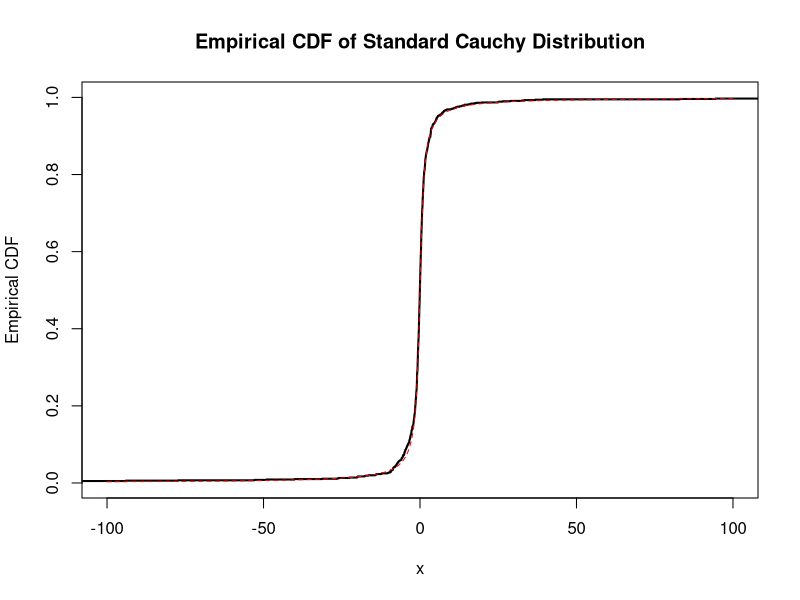
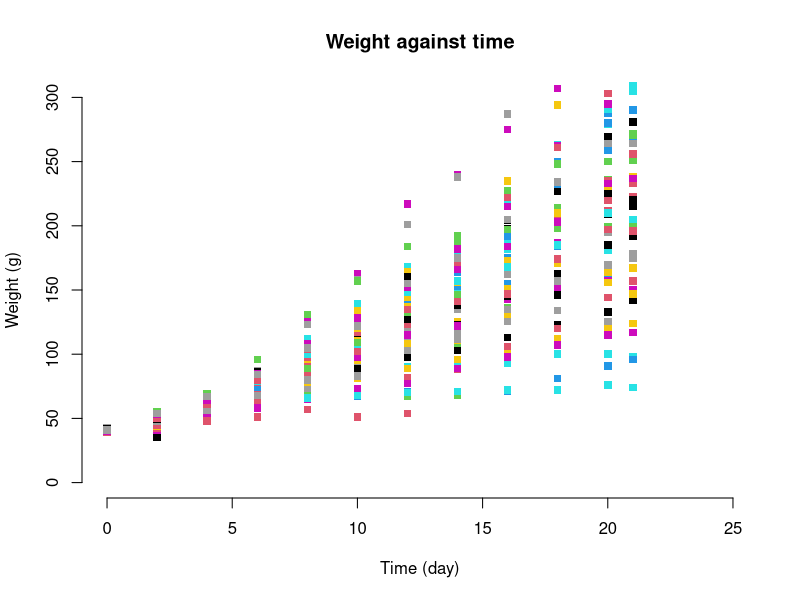

These charts were generated, in order, by the following R code:
## ---- chunk 1
knitr::opts_chunk$set(
  collapse = TRUE,
  comment = "#>"
)
include_solutions <- TRUE
## ---- chunk 2
library(rmarkdown)
library(knitr)
library(kableExtra)
library(magrittr)
# Put any library imports and other preamble here.
## ---- chunk 3

### Question 1a

generate_cauchy_samples <- function(n) {
  # Generate 'n' uniform random numbers between 0 and 1
  u <- runif(n)
  
  # Apply the inverse CDF formula to get Cauchy samples
  samples <- tan(pi * (u - 0.5))  
  return(samples)
}

num_samples = 1000

# Generate samples from the standard Cauchy distribution
cauchy_samples <- generate_cauchy_samples(num_samples)

## ---- chunk 4

### Question 1b

# Sort the samples in ascending order
sorted_samples <- sort(cauchy_samples)

# Calculate the cumulative probabilities for each sample
cumulative_probs <- (1:num_samples) / num_samples

x_values <- seq(-100, 100,  length.out = 1000)
cdf_values <- pcauchy(x_values)

# Plot the empirical CDF
plot(sorted_samples, 
     cumulative_probs, 
     type = "s", 
     xlab = "x", 
     ylab = "Empirical CDF", 
     main = "Empirical CDF of Standard Cauchy Distribution", 
     lwd = 2, lty = 1, xlim = c(-100,100))
lines(x_values, cdf_values, type = "l", 
      xlab = "x", ylab = "CDF", main = "CDF of Standard Cauchy Distribution", 
      col = 'red', lty = 2)
## ---- chunk 5

### Question 1c

calculate_ecdf <- function(x) {
    return(sum(sorted_samples <= x)/num_samples)
}

df <- data.frame(x = c(0.5, 1.0, 10.0), 
                ecdf = c(calculate_ecdf(0.5), 
                         calculate_ecdf(1.0), 
                         calculate_ecdf(10.0))
                )
kbl(df,
    caption = 'Empirical CDF', 
    label = 'ecdf',
    digits = 2) %>%
  kable_styling(
    bootstrap_options = c("striped", "hover", "condensed"),
    font_size = 12)
## ---- chunk 6
#| echo: false

cw <- ChickWeight
## ---- chunk 7
#| label: tbl-diet
#| tbl-cap: "Number of chicks doing each diets."

diet_counts <- table(cw$Diet)
knitr::kable(diet_counts, col.names = c("Diet", "Count"))
## ---- chunk 8
#| label: tbl-lm
#| tbl-cap: "Linear model fitted with the chickweight dataset."

# fit linear model
weight_lm <- lm(weight ~ ., data = cw)

# extract coefficients and standard errors
weight_lm_coefficients <- summary(weight_lm)$coefficients[,1:2]

nice_names <- rownames(weight_lm_coefficients)

nice_names <- gsub("\\(Intercept\\)", "Intercept", nice_names)
nice_names <- gsub("\\.", " ", nice_names)
nice_names <- gsub("\\^", " ", nice_names)

rownames(weight_lm_coefficients) <- nice_names
knitr::kable(
  x = round(weight_lm_coefficients, 2),
  col.names = c("MLE", "Std. Err"))
## ---- chunk 9
#| label: fig-weight
#| fig-cap: "Weight against time by chicks."

plot(
  x = cw$Time,
  y = cw$weight, 
  col = cw$Chick,
  pch = 15,
  xlim = c(0,25), # extend plotting area to make room for legend
  ylim = c(0,300),
  main = "Weight against time",
  xlab = "Time (day)",
  ylab = "Weight (g)",
  bty = "n")
